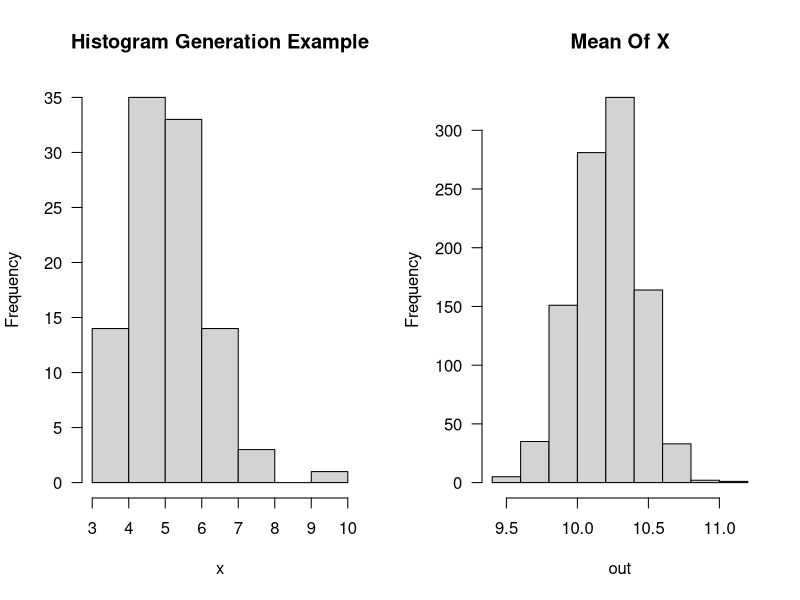

Recreate this plot in R.
op <- par(mfrow=c(1,2))

#Creates vector x containing 100 values defined mean and sd
x = rnorm(n=100, mean=5, sd=1) #I guess mean and sd are distributed around the given values.
print(mean(x))
print(sd(x))

#Generates a histogram
#las = 1 --> x-axis labels are written horisontally.
hist(x, las=1, main="Histogram Generation Example")

set.seed(1)
x = rnorm(50, 10, 2) #n=50, mean=10, sd=2
se_x = sqrt(var(x)/length(x)) #Theoretical standard-error of vector x.


#BOOTSTRAPPING
out = NULL #Create vector 'out' with no elements.
for(i in 1:1000) { #1000 samples are picked.
  sample = sample(x, replace=TRUE) #a random sample (n=45) is generated from vector 'X'. Replace=TRUE means that the datapoint is placed in the datapool before the next pick.
  print(sample)
  out[i] = mean(sample) #The mean of the sample is placed in vector 'out'.
}

hist(out, las=1, main="Mean Of X")

print(quantile(out, c(0.025, 0.975))) #95% confidence interval (of x(?))
print(mean(x) - 1.96*se_x) #Theoretical 2.5% 
print(mean(x) + 1.96*se_x) #Theoretical 97.5%